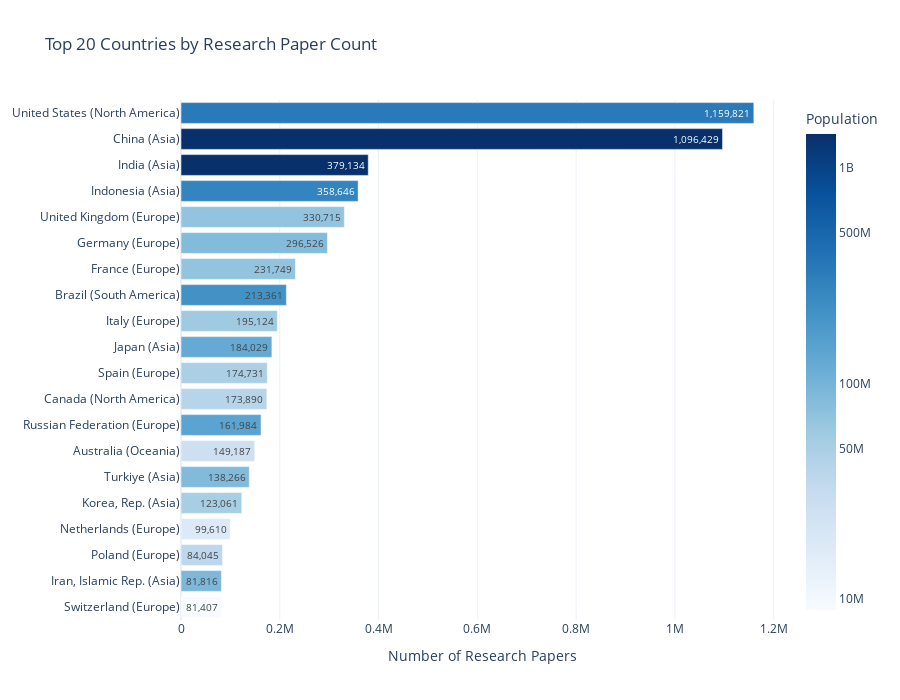

Here is the notebook cell this chart was saved with:
### Code cell
import plotly.express as px
import numpy as np

# Sort data so the plot is ordered
# Added .copy() to avoid SettingWithCopyWarning
top_20_data = data_api_papers_sorted[:20].sort_values("paper_count", ascending=True).copy()

# --- THIS IS THE NEW PART ---
# Create the combined label with Country and Continent
top_20_data['Country_Label'] = top_20_data['Country'] + " (" + top_20_data['continent'] + ")"
# ----------------------------

# Create a log-transformed column for Population
top_20_data['Population_log'] = np.log10(top_20_data['Population'])

fig = px.bar(
    top_20_data,
    x="paper_count",
    y="Country_Label", # <-- Updated to use the new label
    color="Population_log",
    color_continuous_scale="Blues",
    text="paper_count",
    title="Top 20 Countries by Research Paper Count",
    template="plotly_white",
    labels={
        "paper_count": "Number of Research Papers",
        "Population_log": "Population"
    },
    hover_data={
        "Population": ":,.0f",
        "Population_log": False,
        "Country_Label": False # Hide the label from the hover data box (it's already the title)
    },
    height=700
)

# Fix the color bar legend
tick_labels = ["10M", "50M", "100M", "500M", "1B"]
tick_values = [
    np.log10(10_000_000),
    np.log10(50_000_000),
    np.log10(100_000_000),
    np.log10(500_000_000),
    np.log10(1_000_000_000)
]

fig.update_layout(
    yaxis_title=None,
    coloraxis_colorbar=dict(
        title="Population",
        tickvals=tick_values,
        ticktext=tick_labels
    )
)

fig.update_traces(
    texttemplate='%{x:,.0f}',
    textposition='auto',
)

fig.show()

### Figure 1 — Plotly figure (JSON) as saved in the notebook; plotly's stock layout.template omitted (floating-point values rounded to 4 significant figures)
{"data": [{"customdata": [[8888000.0, 6.949], [90610000.0, 7.957], [36690000.0, 7.565], [17880000.0, 7.252], [51710000.0, 7.714], [85330000.0, 7.931], [26650000.0, 7.426], [143800000.0, 8.158], [40080000.0, 7.603], [48350000.0, 7.684], [124500000.0, 8.095], [58990000.0, 7.771], [211100000.0, 8.325], [68290000.0, 7.834], [83900000.0, 7.924], [68490000.0, 7.836], [281200000.0, 8.449], [1438000000.0, 9.158], [1411000000.0, 9.149], [336800000.0, 8.527]], "hovertemplate": "<b>%{y}</b><br>Population: %{customdata[0]:,.0f}<extra></extra>", "legendgroup": "", "marker": {"color": [6.949, 7.957, 7.565, 7.252, 7.714, 7.931, 7.426, 8.158, 7.603, 7.684, 8.095, 7.771, 8.325, 7.834, 7.924, 7.836, 8.449, 9.158, 9.149, 8.527], "coloraxis": "coloraxis", "pattern": {"shape": ""}}, "name": "", "orientation": "h", "showlegend": false, "text": [81410.0, 81820.0, 84040.0, 99610.0, 123100.0, 138300.0, 149200.0, 162000.0, 173900.0, 174700.0, 184000.0, 195100.0, 213400.0, 231700.0, 296500.0, 330700.0, 358600.0, 379100.0, 1096000.0, 1160000.0], "textposition": "auto", "texttemplate": "%{x:,.0f}", "type": "bar", "x": [81407, 81816, 84045, 99610, 123061, 138266, 149187, 161984, 173890, 174731, 184029, 195124, 213361, 231749, 296526, 330715, 358646, 379134, 1096429, 1159821], "xaxis": "x", "y": ["Switzerland (Europe)", "Iran, Islamic Rep. (Asia)", "Poland (Europe)", "Netherlands (Europe)", "Korea, Rep. (Asia)", "Turkiye (Asia)", "Australia (Oceania)", "Russian Federation (Europe)", "Canada (North America)", "Spain (Europe)", "Japan (Asia)", "Italy (Europe)", "Brazil (South America)", "France (Europe)", "Germany (Europe)", "United Kingdom (Europe)", "Indonesia (Asia)", "India (Asia)", "China (Asia)", "United States (North America)"], "yaxis": "y"}], "layout": {"barmode": "relative", "coloraxis": {"colorbar": {"ticktext": ["10M", "50M", "100M", "500M", "1B"], "tickvals": [7, 7.699, 8, 8.699, 9], "title": {"text": "Population"}}, "colorscale": [[0, "rgb(247,251,255)"], [0.125, "rgb(222,235,247)"], [0.25, "rgb(198,219,239)"], [0.375, "rgb(158,202,225)"], [0.5, "rgb(107,174,214)"], [0.625, "rgb(66,146,198)"], [0.75, "rgb(33,113,181)"], [0.875, "rgb(8,81,156)"], [1, "rgb(8,48,107)"]]}, "height": 700, "legend": {"tracegroupgap": 0}, "title": {"text": "Top 20 Countries by Research Paper Count"}, "xaxis": {"anchor": "y", "domain": [0, 1], "title": {"text": "Number of Research Papers"}}, "yaxis": {"anchor": "x", "domain": [0, 1], "title": {}}}}
